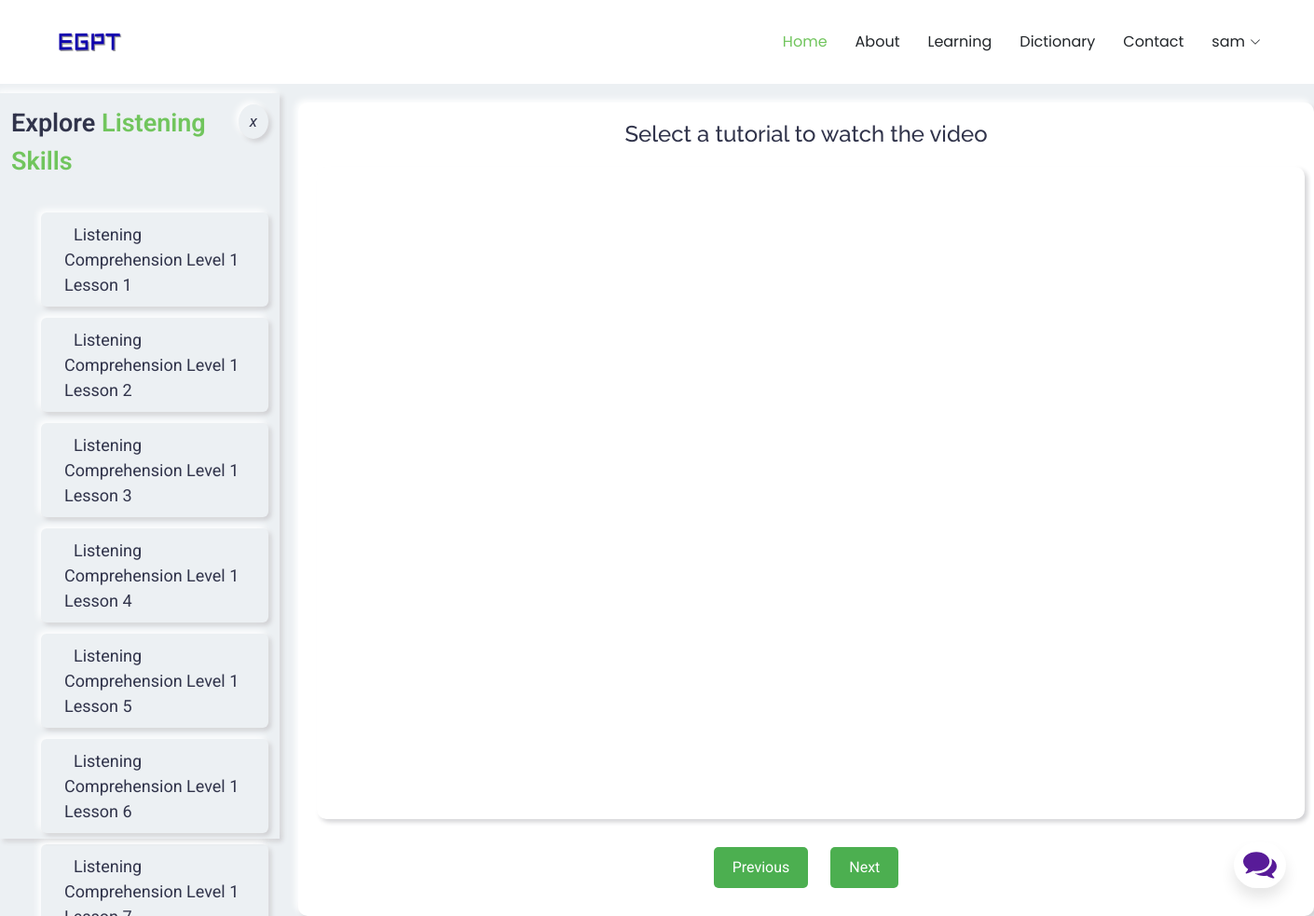
Screenshot of /service/Listening_Skills (signed in) with the database file from the repository.
### EGPT/models.py (models this page shows, shortened)
class User(db.Model, UserMixin):
    id = db.Column(db.Integer, primary_key=True)
    first_name = db.Column(db.String(20), nullable=False)
    last_name = db.Column(db.String(20), nullable=False)
    username = db.Column(db.String(20), unique=True, nullable=False)
    email = db.Column(db.String(120), unique=True, nullable=False)
    image_file = db.Column(db.String(20), nullable=False, default='default.jpg')
    is_admin = db.Column(db.Boolean, default=False)
    password = db.Column(db.String(60), nullable=False)
    progress = db.relationship('UserProgress', backref='user', lazy=True)
    messages = db.relationship('Messages', backref='user', lazy=True)

class Service(db.Model):
    id = db.Column(db.Integer, primary_key=True)
    name = db.Column(db.String(100), unique=True, nullable=False)
    description = db.Column(db.Text, nullable=True)
    tutorials = db.relationship('Tutorial', backref='service', lazy=True)

class Tutorial(db.Model):
    id = db.Column(db.Integer, primary_key=True)
    title = db.Column(db.String(100), nullable=False)
    video_url = db.Column(db.String(255), nullable=False)
    service_id = db.Column(db.Integer, db.ForeignKey('service.id'), nullable=False)
    user_progress = db.relationship('UserProgress', backref='tutorial', lazy=True)

### EGPT/main/routes.py (the view)
@main.route('/service/<service_name>')
def service_detail(service_name):
    service = Service.query.filter_by(name=service_name.replace('_', ' ')).first_or_404()
    tutorials = Tutorial.query.filter_by(service_id=service.id).all()
    tutorial_list = []
    for tutorial in tutorials:
        viewed = UserProgress.query.filter_by(user_id=current_user.id, tutorial_id=tutorial.id, is_viewed=True).first()
        tutorial_list.append({
            'id': tutorial.id,
            'title': tutorial.title,
            'video_url': tutorial.video_url,
            'viewed': bool(viewed)
        })
    return render_template('service_detail.html', service={'name': service.name}, tutorials=tutorial_list)

### EGPT/models.py (called while the page is built)
@login_manager.user_loader
def load_user(user_id):
    return User.query.get(int(user_id))

### EGPT/templates/service_detail.html (shortened to what this page needs)
{% extends 'layout.html' %}
{% block content %}
<div>
    <link href="{{url_for('static', filename='css/services.css')}}" rel="stylesheet">
    <div class="side_bar" id="sidebar">
        <div class="title">
            <div class="logo"><span>Explore</span> <span class="description-title">{{ service.name }}</span></div>
            <label class="button cancel" id="close-sidebar"><i class="fas fa-times">x</i></label>
        </div>
        <ul>
            {% for tutorial in tutorials %}
                <li>
                    <a href="javascript:void(0)"
                       onclick="loadVideo('{{ tutorial.video_url }}', {{ tutorial.id }})"
                       data-tutorial-id="{{ tutorial.id }}" class="{{ 'active' if tutorial.viewed else '' }}">
                       {{ tutorial.title }}
                    </a>
                </li>
            {% endfor %}
        </ul>
    </div>
    <div class="video-section">
        <h2 id="video-title">Select a tutorial to watch the video</h2>
        <iframe id="video-player" width="1060" height="700" src="" frameborder="0" allowfullscreen></iframe>
        <div class="nav-buttons">
            <button id="prev-btn" class="nav-btn">Previous</button>
            <button id="next-btn" class="nav-btn">Next</button>
        </div>
    </div>
</div>
{% endblock %}

### EGPT/templates/layout.html (shortened to what this page needs)
<!DOCTYPE html>
<html lang="en">
<head>
  <link href="{{url_for('static', filename='vendor/bootstrap/css/bootstrap.min.css')}}" rel="stylesheet">
  <link href="{{url_for('static', filename='vendor/bootstrap-icons/bootstrap-icons.css')}}" rel="stylesheet">
  <link href="{{url_for('static', filename='vendor/aos/aos.css')}}" rel="stylesheet">
  <link href="{{url_for('static', filename='vendor/glightbox/css/glightbox.min.css')}}" rel="stylesheet">
  <link href="{{url_for('static', filename='css/main.css')}}" rel="stylesheet">
  <link href="{{url_for('static', filename='css/chatbot.css')}}" rel="stylesheet">
  <link href="{{url_for('static', filename='css/about.css')}}" rel="stylesheet">
  <link href="{{url_for('static', filename='css/contact.css')}}" rel="stylesheet">
  <link href="{{url_for('static', filename='css/messages.css')}}" rel="stylesheet">
</head>
<body class="index-page">
  <header id="header" class="header d-flex align-items-center sticky-top">
    <div class="container-fluid container-xl position-relative d-flex align-items-center justify-content-between">
      <a href="{{url_for('main.home')}}" class="logo d-flex align-items-center">
        <img src="{{url_for('static', filename='img/egpt.png')}}" alt="">
      </a>
      <nav id="navmenu" class="navmenu">
        <ul>
          <li><a href="{{url_for('main.home')}}" class="active">Home</a></li>
          <li><a href="{{url_for('main.about')}}">About</a></li>
          {% if current_user.is_authenticated %}
            <li><a href="{{url_for('main.learning')}}">Learning</a></li>
          {%endif %}
          <li><a href="{{url_for('main.dictionary')}}">Dictionary</a></li>
          <li><a href="{{url_for('main.contact_us')}}">Contact</a></li>
          {% if current_user.is_authenticated %}
          <li class="dropdown"><a href="#"><span> {{current_user.username}}</span> <i class="bi bi-chevron-down toggle-dropdown"></i></a>
          </li>
          {%else:%}
            <li><a href="{{ url_for('users.register') }}">Login/SignUp</a></li>
          {%endif%}
        </ul>
      </nav>
    </div>
  </header>
  <main>
 {% block content %}{% endblock %}
 <div class="chatbox">
  <div class="chatbox__button">
      <button><img src="{{ url_for('static', filename='img/chatbox-icon.svg') }}" /></button>
  </div>
</div>
</main>
</body>
</html>

### EGPT/static/css/main.css (style rules this page uses)
:root { --default-font: "Roboto", system-ui, -apple-system, "Segoe UI", Roboto, "Helvetica Neue", Arial, "Noto Sans", "Liberation Sans", sans-serif, "Apple Color Emoji", "Segoe UI Emoji", "Segoe UI Symbol", "Noto Color Emoji"; --heading-font: "Raleway", sans-serif; --nav-font: "Poppins", sans-serif; }
:root { --background-color: #ffffff; --default-color: #212529; --heading-color: #101f0c; --accent-color: #71c55d; --surface-color: #ffffff; --contrast-color: #ffffff; }
:root { --nav-color: #212529; --nav-hover-color: #71c55d; --nav-mobile-background-color: #ffffff; --nav-dropdown-background-color: #ffffff; --nav-dropdown-color: #212529; --nav-dropdown-hover-color: #71c55d; }
:root { scroll-behavior: smooth; }
body { color: var(--default-color); background-color: var(--background-color); font-family: var(--default-font); }
a { color: var(--accent-color); text-decoration: none; transition: 0.3s; }
h1, h2, h3, h4, h5, h6 { color: var(--heading-color); font-family: var(--heading-font); }
.header { color: var(--default-color); background-color: var(--background-color); padding: 15px 0; transition: all 0.5s; z-index: 997; }
.header .logo { line-height: 1; }
.header .logo img { max-height: 32px; margin-right: 8px; }
@media (min-width: 1200px) { .navmenu { padding: 0; } }
@media (min-width: 1200px) { .navmenu ul { margin: 0; padding: 0; display: flex; list-style: none; align-items: center; } }
@media (min-width: 1200px) { .navmenu li { position: relative; } }
@media (min-width: 1200px) { .navmenu a, .navmenu a:focus { color: var(--nav-color); padding: 18px 15px; font-size: 16px; font-family: var(--nav-font); font-weight: 400; display: flex; align-items: center; justify-content: space-between; white-space: nowrap; transition: 0.3s; } }
@media (min-width: 1200px) { .navmenu a i, .navmenu a:focus i { font-size: 12px; line-height: 0; margin-left: 5px; transition: 0.3s; } }
@media (min-width: 1200px) { .navmenu li:last-child a { padding-right: 0; } }
@media (min-width: 1200px) { .navmenu li:hover>a, .navmenu .active, .navmenu .active:focus { color: var(--nav-hover-color); } }
.description-title { color: var(--accent-color); }
.nav-buttons { text-align: center; margin-top: 20px; }
.nav-btn { background-color: #4CAF50; color: white; border: none; padding: 10px 20px; margin: 10px; font-size: 16px; cursor: pointer; border-radius: 5px; transition: background-color 0.3s ease; }

### EGPT/static/css/chatbot.css (style rules this page uses)
.chatbox { position: absolute; bottom: 30px; right: 30px; --primaryGradient: linear-gradient(93.12deg, #581B98 0.52%, #9C1DE7 100%); --secondaryGradient: linear-gradient(268.91deg, #581B98 -2.14%, #9C1DE7 99.69%); --primaryBoxShadow: 0px 10px 15px rgba(0, 0, 0, 0.1); --secondaryBoxShadow: 0px -10px 15px rgba(0, 0, 0, 0.1); --primary: #581B98; }
.chatbox__button { text-align: right; }
.chatbox__button button, .chatbox__button button:focus, .chatbox__button button:visited { padding: 10px; background: white; border: none; outline: none; border-radius: 50px; box-shadow: 0px 10px 15px rgba(0, 0, 0, 0.1); cursor: pointer; }

### EGPT/static/css/messages.css (style rules this page uses)
main { margin-top: 20px; }

### EGPT/static/css/services.css (style rules this page uses)
body { background: #ecf0f3; }
.side_bar { position: fixed; top: 100px; left: 0; width: 300px; height: 100vh; background: #ecf0f3; padding: 12px; box-shadow: -3px -3px 7px #ffffff, 3px 3px 5px #ceced1; transition: all 0.3s ease; }
.side_bar .title { display: flex; justify-content: space-evenly; }
.side_bar .title .logo { font-size: 27px; font-weight: 600; color: #31344b; }
.side_bar ul { margin-top: 35px; list-style: none; }
.side_bar ul a { color: #31344b; text-decoration: none; display: block; margin-top: 12px; font-size: 18px; font-weight: 400; padding: 10px 25px; border-radius: 6px; box-shadow: -3px -3px 7px #ffffff, 3px 3px 5px #ceced1; position: relative; transition: all 0.2s ease; }
label { font-size: 17px; color: #31344b; box-shadow: -3px -3px 7px #ffffff, 3px 3px 5px #ceced1; height: 37px; width: 37px; border-radius: 50%; text-align: center; line-height: 37px; cursor: pointer; transition: all 0.3s ease; }
.video-section { margin-left: 320px; padding: 20px; background: #ffffff; box-shadow: -3px -3px 7px #ffffff, 3px 3px 5px #ceced1; border-radius: 10px; margin-top: 20px; }
.video-section h2 { font-size: 24px; color: #31344b; text-align: center; margin-bottom: 20px; }
#video-player { display: block; margin: 0 auto; box-shadow: -3px -3px 7px #ffffff, 3px 3px 5px #ceced1; border-radius: 10px; }

### rows the page displays
User: username "sam"
Service: name "Listening Skills"
Tutorial: title "Listening Comprehension Level 1 Lesson 1"
Tutorial: title "Listening Comprehension Level 1 Lesson 2"
Tutorial: title "Listening Comprehension Level 1 Lesson 3"
Tutorial: title "Listening Comprehension Level 1 Lesson 4"
Tutorial: title "Listening Comprehension Level 1 Lesson 5"
Tutorial: title "Listening Comprehension Level 1 Lesson 6"
Tutorial: title "Listening Comprehension Level 1…"
